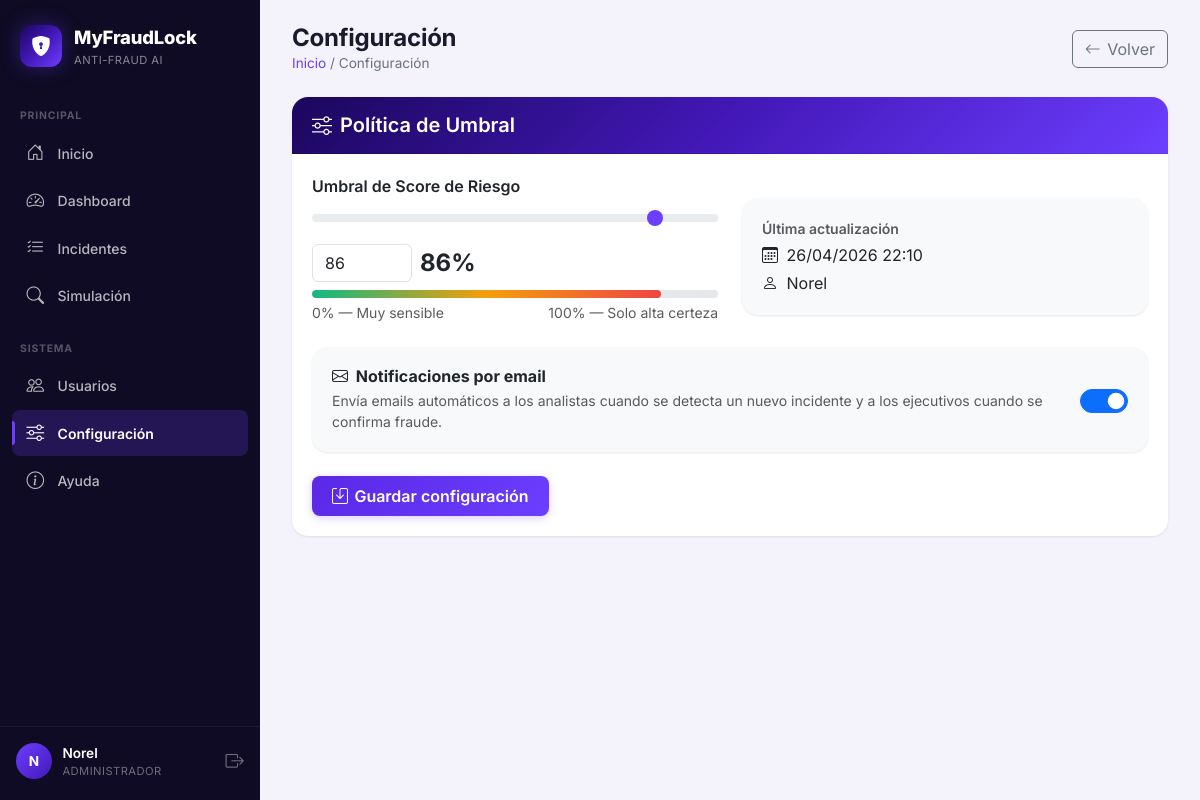
Page /api/configuracion-front/ (signed in) on the committed database.
### api/models.py (models this page shows, shortened)
class Usuario(models.Model):
    class Roles(models.TextChoices):
        ADMIN = 'ADMIN', 'Administrador'
        ANALISTA = 'ANALISTA', 'Analista de Fraude'
        GERENTE = 'GERENTE', 'Gerente (solo lectura)'
    id_usuario = models.AutoField(primary_key=True)
    username = models.CharField(max_length=100, unique=True)
    email = models.EmailField(unique=True)
    password = models.CharField(max_length=128)  # almacena hash
    telefono = models.CharField(max_length=15, null=True, blank=True)
    activo = models.BooleanField(default=True)
    rol = models.CharField(
        max_length=15,
        choices=Roles.choices,
        default=Roles.ANALISTA,
        db_index=True,
    )

class Configuracion(models.Model):
    umbral_score = models.IntegerField(default=70)
    notificaciones_email = models.BooleanField(
        default=True,
        help_text="Enviar emails cuando se detecta fraude",
    )
    actualizado_en = models.DateTimeField(auto_now=True)
    actualizado_por = models.ForeignKey(
        'Usuario', on_delete=models.SET_NULL, null=True, blank=True
    )

### api/views.py (the view, shortened to what this page needs)
# urls.py: path('configuracion-front/', configuracion_front, name='configuracion_front'),
@usuario_login_required
@require_roles('GERENTE')
def configuracion_front(request):
    config, _ = Configuracion.objects.get_or_create(id=1)
    return render(
        request,
        "api/configuracion.html",
        {"config": config},
    )

### api/context_processors.py (called while the page is built)
def current_usuario(request):
    uid = request.session.get('usuario_id')
    usuario = None
    if uid:
        try:
            usuario = Usuario.objects.get(pk=uid, activo=True)
        except Usuario.DoesNotExist:
            pass
    return {"current_usuario": usuario}

### templates/api/configuracion.html (shortened to what this page needs)
{% extends "api/base.html" %}
{% block content %}
<div class="page-head animate-in">
    <div>
        <h1>Configuración</h1>
        <div class="breadcrumbs"><a href="{% url 'inicio' %}">Inicio</a> / Configuración</div>
    </div>
    <a href="{% url 'dashboard' %}" class="btn btn-outline-secondary btn-icon" data-back>
        <i class="bi bi-arrow-left"></i> Volver
    </a>
</div>
<div class="card animate-in delay-1">
    <div class="card-header card-brand-header"><h5 class="mb-0"><i class="bi bi-sliders me-2"></i>Política de Umbral</h5></div>
    <div class="card-body">
        <form method="post" class="row g-4">
            <div class="col-md-6">
                <label for="umbral_score" class="form-label fw-semibold">Umbral de Score de Riesgo</label>
                <div class="slider-wrap">
                    <input type="range" class="form-range" id="umbral_range" min="0" max="100"
                           value="{{ config.umbral_score }}" oninput="syncSlider(this.value)">
                    <div class="d-flex align-items-center gap-2 mt-2">
                        <input type="number" class="form-control" id="umbral_score" name="umbral_score"
                               value="{{ config.umbral_score }}" min="0" max="100" required
                               style="max-width:100px;" oninput="syncInput(this.value)">
                        <span class="fw-bold" style="font-size:1.5rem;" id="umbralDisplay">{{ config.umbral_score }}%</span>
                    </div>
                </div>
                <div class="umbral-bar mt-2">
                    <div class="umbral-fill" id="umbralFill" style="width:{{ config.umbral_score }}%"></div>
                </div>
                <div class="d-flex justify-content-between mt-1">
                    <small class="text-muted">0% — Muy sensible</small>
                    <small class="text-muted">100% — Solo alta certeza</small>
                </div>
            </div>
            <div class="col-md-6">
                <div class="card mt-4" style="background:#f8f9fa;">
                    <div class="card-body">
                        <p class="text-muted mb-1 small fw-semibold">Última actualización</p>
                        <p class="mb-1">
                            <i class="bi bi-calendar3 me-1"></i>
                            {{ config.actualizado_en|date:"d/m/Y H:i" }}
                        </p>
                        <p class="mb-0">
                            <i class="bi bi-person me-1"></i>
                            {{ config.actualizado_por.username|default:"—" }}
                        </p>
                    </div>
                </div>
            </div>
            <div class="col-12">
                <div class="card" style="background:#f8f9fa;">
                    <div class="card-body d-flex align-items-center justify-content-between">
                        <div>
                            <h6 class="mb-1 fw-bold"><i class="bi bi-envelope me-1"></i> Notificaciones por email</h6>
                            <p class="text-muted mb-0 small">
                                Envía emails automáticos a los analistas cuando se detecta un nuevo incidente
                                y a los ejecutivos cuando se confirma fraude.
                            </p>
                        </div>
                        <div class="form-check form-switch ms-3">
                            <input class="form-check-input" type="checkbox" role="switch"
                                   id="notificaciones_email" name="notificaciones_email"
                                   {% if config.notificaciones_email %}checked{% endif %}
                                   style="width:3rem; height:1.5rem;">
                        </div>
                    </div>
                </div>
            </div>
            <div class="col-12">
                <button type="submit" class="btn btn-brand btn-icon">
                    <i class="bi bi-save"></i> Guardar configuración
                </button>
            </div>
        </form>
    </div>
</div>
{% endblock %}

### templates/api/base.html (shortened to what this page needs)
<!DOCTYPE html>
<html lang="es" data-theme="dark">
<head>
    <link href="https://cdn.jsdelivr.net/npm/bootstrap@5.3.3/dist/css/bootstrap.min.css" rel="stylesheet">
    <link href="https://cdn.jsdelivr.net/npm/bootstrap-icons@1.11.3/font/bootstrap-icons.css" rel="stylesheet">
</head>
<body>
<nav class="sidebar" id="sidebar">
    <a class="sidebar-brand" href="{% url 'inicio' %}">
        <span class="sidebar-brand-icon">
            <i class="bi bi-shield-lock-fill"></i>
        </span>
        <span class="sidebar-brand-text">
            MyFraudLock
            <small>Anti-Fraud AI</small>
        </span>
    </a>
    <div class="sidebar-section">
        <div class="sidebar-section-title">Principal</div>
        <a class="sidebar-link" href="{% url 'inicio' %}" data-nav>
            <i class="bi bi-house-door"></i> Inicio
        </a>
        {% if current_usuario %}
            {% if current_usuario.rol == 'GERENTE' or current_usuario.rol == 'ADMIN' %}
                <a class="sidebar-link" href="{% url 'dashboard' %}" data-nav>
                    <i class="bi bi-speedometer2"></i> Dashboard
                </a>
            {% endif %}
            {% if current_usuario.rol == 'ANALISTA' or current_usuario.rol == 'ADMIN' %}
                <a class="sidebar-link" href="{% url 'incidentes_listado' %}" data-nav>
                    <i class="bi bi-list-check"></i> Incidentes
                </a>
            {% endif %}
            <a class="sidebar-link" href="{% url 'simulacion_front' %}" data-nav>
                <i class="bi bi-search"></i> Simulación
            </a>
        {% endif %}
    </div>
    {% if current_usuario %}
    <div class="sidebar-section">
        <div class="sidebar-section-title">Sistema</div>
        {% if current_usuario.rol == 'ADMIN' %}
            <a class="sidebar-link" href="{% url 'usuarios_list' %}" data-nav>
                <i class="bi bi-people"></i> Usuarios
            </a>
        {% endif %}
        {% if current_usuario.rol == 'GERENTE' or current_usuario.rol == 'ADMIN' %}
            <a class="sidebar-link" href="{% url 'configuracion_front' %}" data-nav>
                <i class="bi bi-sliders"></i> Configuración
            </a>
        {% endif %}
        <a class="sidebar-link" href="{% url 'ayuda' %}" data-nav>
            <i class="bi bi-info-circle"></i> Ayuda
        </a>
    </div>
    {% endif %}
    <div class="sidebar-spacer"></div>
    {% if current_usuario %}
    <div class="sidebar-user">
        <div class="sidebar-avatar">
            {{ current_usuario.username|make_list|first|upper }}
        </div>
        <div class="sidebar-user-info">
            <div class="sidebar-user-name">{{ current_usuario.username }}</div>
            <div class="sidebar-user-role">{{ current_usuario.get_rol_display }}</div>
        </div>
        <a href="{% url 'logout' %}" class="sidebar-logout" title="Cerrar sesión">
            <i class="bi bi-box-arrow-right"></i>
        </a>
    </div>
    {% else %}
    <div class="sidebar-user">
        <a href="{% url 'login' %}" class="sidebar-link" style="margin:0; flex:1;">
            <i class="bi bi-box-arrow-in-right"></i> Iniciar sesión
        </a>
    </div>
    {% endif %}
</nav>
<main class="main-content">
    {% block content %}{% endblock %}
</main>
</body>
</html>

### templates/api/configuracion.html (style rules this page uses)
.umbral-bar { height: 8px; background: #e5e7eb; border-radius: 4px; overflow: hidden; }
.umbral-fill { height: 100%; border-radius: 4px; background: linear-gradient(90deg, var(--status-ok), var(--status-pending), var(--status-fraud)); transition: width .2s ease; }

### rows in the picture
Usuario: username|make_list "N", username "Norel", rol "ADMINISTRADOR"
Configuracion: umbral_score "86", actualizado_en "26/04/2026 22:10", actualizado_por.username "Norel", notificaciones_email "☑"
